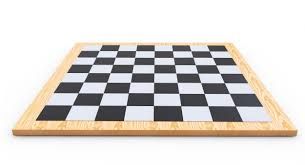
#> input picture chess.jpg, 305 x 165 px
$ python harris_corner.py
#> lines starting #> are read from the running program, lines starting #| are printed output that depends on the picture
import numpy as np
import cv2
import matplotlib.pyplot as plt
# matplotlib qt

img = cv2.imread("chess.jpg")
#> img is the input picture: shape (165, 305, 3); mean B, G, R 210.4, 214.4, 218.9
img_copy= np.copy(img)
img_copy = cv2.cvtColor(img_copy, cv2.COLOR_BGR2RGB)
#plt.imshow(img_copy)
gray = cv2.cvtColor(img_copy, cv2.COLOR_RGB2GRAY)
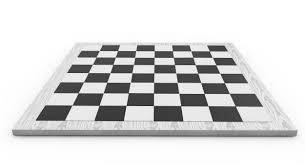
#> gray: shape (165, 305); min 24, max 255, mean 215.3
#plt.imshow(gray)

#convert the img to floating values
gray = np.float32(gray)

#Detect corner
dst = cv2.cornerHarris(gray, blockSize =2, ksize =3, k =0.04)
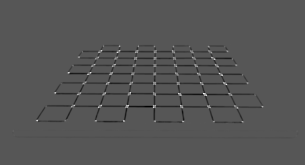
#> dst: shape (165, 305) float32; min -49226932, max 95377576, mean -813189.7; drawn with min black and max white

#Dilate the img to see clearly the corners
dst = cv2.dilate(dst, None)
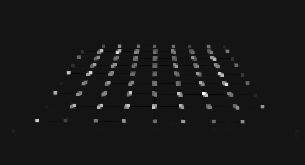
#> dst: shape (165, 305) float32; min -8501868, max 95377576, mean 1235923.4; drawn with min black and max white

plt.imshow(dst, cmap ='gray')
